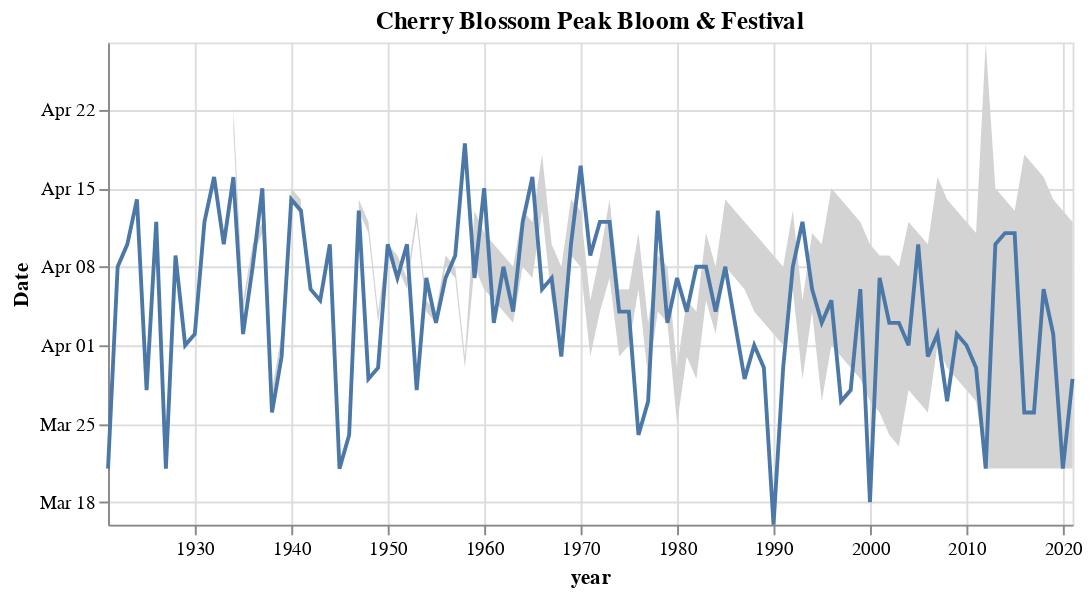

Notebook source saved alongside this figure:
### Code cell
chart1 = (alt.Chart(df)
 .mark_line()
 .encode(
     x=alt.X("year:T"),
     y=alt.Y("monthdate(peak_bloom_date):T", title="Date")
 ).properties(title="Cherry Blossom Peak Bloom",
             width=500, height=250)
)

chart2 = (alt.Chart(df)
 .mark_area(color="#d3d3d3")
 .encode(
     x="year:T",
     y="monthdate(festival_start_date):T",
     y2="monthdate(festival_end_date):T"
 ).properties(title="Cherry Blossom Festival Duration")
)


(chart2 + chart1).properties(title="Cherry Blossom Peak Bloom & Festival")

### Figure 1 — Vega-Lite specification as saved in the notebook (floating-point values rounded to 4 significant figures)
{"usermeta": {"embedOptions": {"theme": "quartz"}}, "config": {"view": {"continuousWidth": 400, "continuousHeight": 300}}, "layer": [{"mark": {"type": "area", "color": "#d3d3d3"}, "encoding": {"x": {"type": "temporal", "field": "year"}, "y": {"type": "temporal", "field": "festival_start_date", "timeUnit": "monthdate"}, "y2": {"field": "festival_end_date", "timeUnit": "monthdate"}}, "title": "Cherry Blossom Festival Duration"}, {"mark": "line", "encoding": {"x": {"type": "temporal", "field": "year"}, "y": {"type": "temporal", "field": "peak_bloom_date", "timeUnit": "monthdate", "title": "Date"}}, "height": 250, "title": "Cherry Blossom Peak Bloom", "width": 500}], "data": {"name": "data-c7364feae540cafd67dadcd6ebe11504"}, "title": "Cherry Blossom Peak Bloom & Festival", "$schema": "https://vega.github.io/schema/vega-lite/v4.8.1.json", "datasets": {"data-c7364feae540cafd67dadcd6ebe11504": [{"year": "1921", "peak_bloom": 79, "festival_start": null, "festival_duration": null, "peak_bloom_date": "1921-03-21T00:00:00", "festival_start_date": "", "festival_end_date": ""}, {"year": "1922", "peak_bloom": 97, "festival_start": null, "festival_duration": null, "peak_bloom_date": "1922-04-08T00:00:00", "festival_start_date": "", "festival_end_date": ""}, {"year": "1923", "peak_bloom": 99, "festival_start": null, "festival_duration": null, "peak_bloom_date": "1923-04-10T00:00:00", "festival_start_date": "", "festival_end_date": ""}, {"year": "1924", "peak_bloom": 104, "festival_start": null, "festival_duration": null, "peak_bloom_date": "1924-04-14T00:00:00", "festival_start_date": "", "festival_end_date": ""}, {"year": "1925", "peak_bloom": 86, "festival_start": null, "festival_duration": null, "peak_bloom_date": "1925-03-28T00:00:00", "festival_start_date": "", "festival_end_date": ""}, {"year": "1926", "peak_bloom": 101, "festival_start": null, "festival_duration": null, "peak_bloom_date": "1926-04-12T00:00:00", "festival_start_date": "", "festival_end_date": ""}, {"year": "1927", "peak_bloom": 79, "festival_start": null, "festival_duration": null, "peak_bloom_date": "1927-03-21T00:00:00", "festival_start_date": "", "festival_end_date": ""}, {"year": "1928", "peak_bloom": 99, "festival_start": null, "festival_duration": null, "peak_bloom_date": "1928-04-09T00:00:00", "festival_start_date": "", "festival_end_date": ""}, {"year": "1929", "peak_bloom": 90, "festival_start": null, "festival_duration": null, "peak_bloom_date": "1929-04-01T00:00:00", "festival_start_date": "", "festival_end_date": ""}, {"year": "1930", "peak_bloom": 91, "festival_start": null, "festival_duration": null, "peak_bloom_date": "1930-04-02T00:00:00", "festival_start_date": "", "festival_end_date": ""}, {"year": "1931", "peak_bloom": 101, "festival_start": null, "festival_duration": null, "peak_bloom_date": "1931-04-12T00:00:00", "festival_start_date": "", "festival_end_date": ""}, {"year": "1932", "peak_bloom": 106, "festival_start": null, "festival_duration": null, "peak_bloom_date": "1932-04-16T00:00:00", "festival_start_date": "", "festival_end_date": ""}, {"year": "1933", "peak_bloom": 99, "festival_start": null, "festival_duration": null, "peak_bloom_date": "1933-04-10T00:00:00", "festival_start_date": "", "festival_end_date": ""}, {"year": "1934", "peak_bloom": 105, "festival_start": 109.0, "festival_duration": 2, "peak_bloom_date": "1934-04-16T00:00:00", "festival_start_date": "1934-04-20T00:00:00", "festival_end_date": "1934-04-22T00:00:00"}, {"year": "1935", "peak_bloom": 91, "festival_start": 93.0, "festival_duration": 1, "peak_bloom_date": "1935-04-02T00:00:00", "festival_start_date": "1935-04-04T00:00:00", "festival_end_date": "1935-04-05T00:00:00"}, {"year": "1936", "peak_bloom": 98, "festival_start": 99.0, "festival_duration": 1, "peak_bloom_date": "1936-04-08T00:00:00", "festival_start_date": "1936-04-09T00:00:00", "festival_end_date": "1936-04-10T00:00:00"}, {"year": "1937", "peak_bloom": 104, "festival_start": 100.0, "festival_duration": 1, "peak_bloom_date": "1937-04-15T00:00:00", "festival_start_date": "1937-04-11T00:00:00", "festival_end_date": "1937-04-12T00:00:00"}, {"year": "1938", "peak_bloom": 84, "festival_start": 85.0, "festival_duration": 1, "peak_bloom_date": "1938-03-26T00:00:00", "festival_start_date": "1938-03-27T00:00:00", "festival_end_date": "1938-03-28T00:00:00"}, {"year": "1939", "peak_bloom": 89, "festival_start": 90.0, "festival_duration": 1, "peak_bloom_date": "1939-03-31T00:00:00", "festival_start_date": "1939-04-01T00:00:00", "festival_end_date": "1939-04-02T00:00:00"}, {"year": "1940", "peak_bloom": 104, "festival_start": 104.0, "festival_duration": 1, "peak_bloom_date": "1940-04-14T00:00:00", "festival_start_date": "1940-04-14T00:00:00", "festival_end_date": "1940-04-15T00:00:00"}, {"year": "1941", "peak_bloom": 102, "festival_start": 102.0, "festival_duration": 1, "peak_bloom_date": "1941-04-13T00:00:00", "festival_start_date": "1941-04-13T00:00:00", "festival_end_date": "1941-04-14T00:00:00"}, {"year": "1942", "peak_bloom": 95, "festival_start": null, "festival_duration": null, "peak_bloom_date": "1942-04-06T00:00:00", "festival_start_date": "", "festival_end_date": ""}, {"year": "1943", "peak_bloom": 94, "festival_start": null, "festival_duration": null, "peak_bloom_date": "1943-04-05T00:00:00", "festival_start_date": "", "festival_end_date": ""}, {"year": "1944", "peak_bloom": 100, "festival_start": null, "festival_duration": null, "peak_bloom_date": "1944-04-10T00:00:00", "festival_start_date": "", "festival_end_date": ""}, {"year": "1945", "peak_bloom": 79, "festival_start": null, "festival_duration": null, "peak_bloom_date": "1945-03-21T00:00:00", "festival_start_date": "", "festival_end_date": ""}, {"year": "1946", "peak_bloom": 82, "festival_start": null, "festival_duration": null, "peak_bloom_date": "1946-03-24T00:00:00", "festival_start_date": "", "festival_end_date": ""}, {"year": "1947", "peak_bloom": 102, "festival_start": 102.0, "festival_duration": 1, "peak_bloom_date": "1947-04-13T00:00:00", "festival_start_date": "1947-04-13T00:00:00", "festival_end_date": "1947-04-14T00:00:00"}, {"year": "1948", "peak_bloom": 88, "festival_start": 101.0, "festival_duration": 1, "peak_bloom_date": "1948-03-29T00:00:00", "festival_start_date": "1948-04-11T00:00:00", "festival_end_date": "1948-04-12T00:00:00"}, {"year": "1949", "peak_bloom": 88, "festival_start": 92.0, "festival_duration": 1, "peak_bloom_date": "1949-03-30T00:00:00", "festival_start_date": "1949-04-03T00:00:00", "festival_end_date": "1949-04-04T00:00:00"}, {"year": "1950", "peak_bloom": 99, "festival_start": 98.0, "festival_duration": 1, "peak_bloom_date": "1950-04-10T00:00:00", "festival_start_date": "1950-04-09T00:00:00", "festival_end_date": "1950-04-10T00:00:00"}, {"year": "1951", "peak_bloom": 96, "festival_start": 97.0, "festival_duration": 1, "peak_bloom_date": "1951-04-07T00:00:00", "festival_start_date": "1951-04-08T00:00:00", "festival_end_date": "1951-04-09T00:00:00"}, {"year": "1952", "peak_bloom": 100, "festival_start": 96.0, "festival_duration": 1, "peak_bloom_date": "1952-04-10T00:00:00", "festival_start_date": "1952-04-06T00:00:00", "festival_end_date": "1952-04-07T00:00:00"}, {"year": "1953", "peak_bloom": 86, "festival_start": 101.0, "festival_duration": 1, "peak_bloom_date": "1953-03-28T00:00:00", "festival_start_date": "1953-04-12T00:00:00", "festival_end_date": "1953-04-13T00:00:00"}, {"year": "1954", "peak_bloom": 96, "festival_start": 93.0, "festival_duration": 1, "peak_bloom_date": "1954-04-07T00:00:00", "festival_start_date": "1954-04-04T00:00:00", "festival_end_date": "1954-04-05T00:00:00"}, {"year": "1955", "peak_bloom": 92, "festival_start": 92.0, "festival_duration": 1, "peak_bloom_date": "1955-04-03T00:00:00", "festival_start_date": "1955-04-03T00:00:00", "festival_end_date": "1955-04-04T00:00:00"}, {"year": "1956", "peak_bloom": 97, "festival_start": 98.0, "festival_duration": 1, "peak_bloom_date": "1956-04-07T00:00:00", "festival_start_date": "1956-04-08T00:00:00", "festival_end_date": "1956-04-09T00:00:00"}, {"year": "1957", "peak_bloom": 98, "festival_start": 96.0, "festival_duration": 1, "peak_bloom_date": "1957-04-09T00:00:00", "festival_start_date": "1957-04-07T00:00:00", "festival_end_date": "1957-04-08T00:00:00"}, {"year": "1958", "peak_bloom": 108, "festival_start": 88.0, "festival_duration": 1, "peak_bloom_date": "1958-04-19T00:00:00", "festival_start_date": "1958-03-30T00:00:00", "festival_end_date": "1958-03-31T00:00:00"}, {"year": "1959", "peak_bloom": 96, "festival_start": 97.0, "festival_duration": 5, "peak_bloom_date": "1959-04-07T00:00:00", "festival_start_date": "1959-04-08T00:00:00", "festival_end_date": "1959-04-13T00:00:00"}, {"year": "1960", "peak_bloom": 105, "festival_start": 96.0, "festival_duration": 5, "peak_bloom_date": "1960-04-15T00:00:00", "festival_start_date": "1960-04-06T00:00:00", "festival_end_date": "1960-04-11T00:00:00"}, {"year": "1961", "peak_bloom": 92, "festival_start": 94.0, "festival_duration": 5, "peak_bloom_date": "1961-04-03T00:00:00", "festival_start_date": "1961-04-05T00:00:00", "festival_end_date": "1961-04-10T00:00:00"}, {"year": "1962", "peak_bloom": 97, "festival_start": 93.0, "festival_duration": 5, "peak_bloom_date": "1962-04-08T00:00:00", "festival_start_date": "1962-04-04T00:00:00", "festival_end_date": "1962-04-09T00:00:00"}, {"year": "1963", "peak_bloom": 93, "festival_start": 92.0, "festival_duration": 5, "peak_bloom_date": "1963-04-04T00:00:00", "festival_start_date": "1963-04-03T00:00:00", "festival_end_date": "1963-04-08T00:00:00"}, {"year": "1964", "peak_bloom": 102, "festival_start": 98.0, "festival_duration": 5, "peak_bloom_date": "1964-04-12T00:00:00", "festival_start_date": "1964-04-08T00:00:00", "festival_end_date": "1964-04-13T00:00:00"}, {"year": "1965", "peak_bloom": 105, "festival_start": 96.0, "festival_duration": 5, "peak_bloom_date": "1965-04-16T00:00:00", "festival_start_date": "1965-04-07T00:00:00", "festival_end_date": "1965-04-12T00:00:00"}, {"year": "1966", "peak_bloom": 95, "festival_start": 102.0, "festival_duration": 5, "peak_bloom_date": "1966-04-06T00:00:00", "festival_start_date": "1966-04-13T00:00:00", "festival_end_date": "1966-04-18T00:00:00"}, {"year": "1967", "peak_bloom": 96, "festival_start": 94.0, "festival_duration": 5, "peak_bloom_date": "1967-04-07T00:00:00", "festival_start_date": "1967-04-05T00:00:00", "festival_end_date": "1967-04-10T00:00:00"}, {"year": "1968", "peak_bloom": 90, "festival_start": 92.0, "festival_duration": 6, "peak_bloom_date": "1968-03-31T00:00:00", "festival_start_date": "1968-04-02T00:00:00", "festival_end_date": "1968-04-08T00:00:00"}, {"year": "1969", "peak_bloom": 99, "festival_start": 98.0, "festival_duration": 5, "peak_bloom_date": "1969-04-10T00:00:00", "festival_start_date": "1969-04-09T00:00:00", "festival_end_date": "1969-04-14T00:00:00"}, {"year": "1970", "peak_bloom": 106, "festival_start": 97.0, "festival_duration": 5, "peak_bloom_date": "1970-04-17T00:00:00", "festival_start_date": "1970-04-08T00:00:00", "festival_end_date": "1970-04-13T00:00:00"}, {"year": "1971", "peak_bloom": 98, "festival_start": 89.0, "festival_duration": 5, "peak_bloom_date": "1971-04-09T00:00:00", "festival_start_date": "1971-03-31T00:00:00", "festival_end_date": "1971-04-05T00:00:00"}, {"year": "1972", "peak_bloom": 102, "festival_start": 94.0, "festival_duration": 5, "peak_bloom_date": "1972-04-12T00:00:00", "festival_start_date": "1972-04-04T00:00:00", "festival_end_date": "1972-04-09T00:00:00"}, {"year": "1973", "peak_bloom": 101, "festival_start": 96.0, "festival_duration": 7, "peak_bloom_date": "1973-04-12T00:00:00", "festival_start_date": "1973-04-07T00:00:00", "festival_end_date": "1973-04-14T00:00:00"}, {"year": "1974", "peak_bloom": 93, "festival_start": 89.0, "festival_duration": 6, "peak_bloom_date": "1974-04-04T00:00:00", "festival_start_date": "1974-03-31T00:00:00", "festival_end_date": "1974-04-06T00:00:00"}, {"year": "1975", "peak_bloom": 93, "festival_start": 90.0, "festival_duration": 5, "peak_bloom_date": "1975-04-04T00:00:00", "festival_start_date": "1975-04-01T00:00:00", "festival_end_date": "1975-04-06T00:00:00"}, {"year": "1976", "peak_bloom": 83, "festival_start": 96.0, "festival_duration": 5, "peak_bloom_date": "1976-03-24T00:00:00", "festival_start_date": "1976-04-06T00:00:00", "festival_end_date": "1976-04-11T00:00:00"}, {"year": "1977", "peak_bloom": 85, "festival_start": 87.0, "festival_duration": 5, "peak_bloom_date": "1977-03-27T00:00:00", "festival_start_date": "1977-03-29T00:00:00", "festival_end_date": "1977-04-03T00:00:00"}, {"year": "1978", "peak_bloom": 102, "festival_start": 93.0, "festival_duration": 5, "peak_bloom_date": "1978-04-13T00:00:00", "festival_start_date": "1978-04-04T00:00:00", "festival_end_date": "1978-04-09T00:00:00"}, {"year": "1979", "peak_bloom": 92, "festival_start": 92.0, "festival_duration": 5, "peak_bloom_date": "1979-04-03T00:00:00", "festival_start_date": "1979-04-03T00:00:00", "festival_end_date": "1979-04-08T00:00:00"}, {"year": "1980", "peak_bloom": 97, "festival_start": 84.0, "festival_duration": 5, "peak_bloom_date": "1980-04-07T00:00:00", "festival_start_date": "1980-03-25T00:00:00", "festival_end_date": "1980-03-30T00:00:00"}, {"year": "1981", "peak_bloom": 93, "festival_start": 89.0, "festival_duration": 5, "peak_bloom_date": "1981-04-04T00:00:00", "festival_start_date": "1981-03-31T00:00:00", "festival_end_date": "1981-04-05T00:00:00"}, {"year": "1982", "peak_bloom": 97, "festival_start": 87.0, "festival_duration": 6, "peak_bloom_date": "1982-04-08T00:00:00", "festival_start_date": "1982-03-29T00:00:00", "festival_end_date": "1982-04-04T00:00:00"}, {"year": "1983", "peak_bloom": 97, "festival_start": 94.0, "festival_duration": 6, "peak_bloom_date": "1983-04-08T00:00:00", "festival_start_date": "1983-04-05T00:00:00", "festival_end_date": "1983-04-11T00:00:00"}, {"year": "1984", "peak_bloom": 94, "festival_start": 92.0, "festival_duration": 6, "peak_bloom_date": "1984-04-04T00:00:00", "festival_start_date": "1984-04-02T00:00:00", "festival_end_date": "1984-04-08T00:00:00"}, {"year": "1985", "peak_bloom": 97, "festival_start": 97.0, "festival_duration": 6, "peak_bloom_date": "1985-04-08T00:00:00", "festival_start_date": "1985-04-08T00:00:00", "festival_end_date": "1985-04-14T00:00:00"}, {"year": "1986", "peak_bloom": 92, "festival_start": 96.0, "festival_duration": 6, "peak_bloom_date": "1986-04-03T00:00:00", "festival_start_date": "1986-04-07T00:00:00", "festival_end_date": "1986-04-13T00:00:00"}, {"year": "1987", "peak_bloom": 87, "festival_start": 95.0, "festival_duration": 6, "peak_bloom_date": "1987-03-29T00:00:00", "festival_start_date": "1987-04-06T00:00:00", "festival_end_date": "1987-04-12T00:00:00"}, {"year": "1988", "peak_bloom": 91, "festival_start": 94.0, "festival_duration": 7, "peak_bloom_date": "1988-04-01T00:00:00", "festival_start_date": "1988-04-04T00:00:00", "festival_end_date": "1988-04-11T00:00:00"}, {"year": "1989", "peak_bloom": 88, "festival_start": 92.0, "festival_duration": 7, "peak_bloom_date": "1989-03-30T00:00:00", "festival_start_date": "1989-04-03T00:00:00", "festival_end_date": "1989-04-10T00:00:00"}, {"year": "1990", "peak_bloom": 74, "festival_start": 91.0, "festival_duration": 7, "peak_bloom_date": "1990-03-16T00:00:00", "festival_start_date": "1990-04-02T00:00:00", "festival_end_date": "1990-04-09T00:00:00"}, {"year": "1991", "peak_bloom": 88, "festival_start": 90.0, "festival_duration": 7, "peak_bloom_date": "1991-03-30T00:00:00", "festival_start_date": "1991-04-01T00:00:00", "festival_end_date": "1991-04-08T00:00:00"}, {"year": "1992", "peak_bloom": 98, "festival_start": 96.0, "festival_duration": 7, "peak_bloom_date": "1992-04-08T00:00:00", "festival_start_date": "1992-04-06T00:00:00", "festival_end_date": "1992-04-13T00:00:00"}, {"year": "1993", "peak_bloom": 101, "festival_start": 87.0, "festival_duration": 7, "peak_bloom_date": "1993-04-12T00:00:00", "festival_start_date": "1993-03-29T00:00:00", "festival_end_date": "1993-04-05T00:00:00"}, {"year": "1994", "peak_bloom": 95, "festival_start": 93.0, "festival_duration": 7, "peak_bloom_date": "1994-04-06T00:00:00", "festival_start_date": "1994-04-04T00:00:00", "festival_end_date": "1994-04-11T00:00:00"}, {"year": "1995", "peak_bloom": 92, "festival_start": 85.0, "festival_duration": 14, "peak_bloom_date": "1995-04-03T00:00:00", "festival_start_date": "1995-03-27T00:00:00", "festival_end_date": "1995-04-10T00:00:00"}, {"year": "1996", "peak_bloom": 95, "festival_start": 91.0, "festival_duration": 14, "peak_bloom_date": "1996-04-05T00:00:00", "festival_start_date": "1996-04-01T00:00:00", "festival_end_date": "1996-04-15T00:00:00"}, {"year": "1997", "peak_bloom": 85, "festival_start": 89.0, "festival_duration": 14, "peak_bloom_date": "1997-03-27T00:00:00", "festival_start_date": "1997-03-31T00:00:00", "festival_end_date": "1997-04-14T00:00:00"}, {"year": "1998", "peak_bloom": 86, "festival_start": 88.0, "festival_duration": 14, "peak_bloom_date": "1998-03-28T00:00:00", "festival_start_date": "1998-03-30T00:00:00", "festival_end_date": "1998-04-13T00:00:00"}, {"year": "1999", "peak_bloom": 95, "festival_start": 87.0, "festival_duration": 14, "peak_bloom_date": "1999-04-06T00:00:00", "festival_start_date": "1999-03-29T00:00:00", "festival_end_date": "1999-04-12T00:00:00"}, {"year": "2000", "peak_bloom": 77, "festival_start": 86.0, "festival_duration": 14, "peak_bloom_date": "2000-03-18T00:00:00", "festival_start_date": "2000-03-27T00:00:00", "festival_end_date": "2000-04-10T00:00:00"}, {"year": "2001", "peak_bloom": 96, "festival_start": 84.0, "festival_duration": 14, "peak_bloom_date": "2001-04-07T00:00:00", "festival_start_date": "2001-03-26T00:00:00", "festival_end_date": "2001-04-09T00:00:00"}, {"year": "2002", "peak_bloom": 92, "festival_start": 82.0, "festival_duration": 16, "peak_bloom_date": "2002-04-03T00:00:00", "festival_start_date": "2002-03-24T00:00:00", "festival_end_date": "2002-04-09T00:00:00"}, {"year": "2003", "peak_bloom": 92, "festival_start": 81.0, "festival_duration": 16, "peak_bloom_date": "2003-04-03T00:00:00", "festival_start_date": "2003-03-23T00:00:00", "festival_end_date": "2003-04-08T00:00:00"}, {"year": "2004", "peak_bloom": 91, "festival_start": 87.0, "festival_duration": 15, "peak_bloom_date": "2004-04-01T00:00:00", "festival_start_date": "2004-03-28T00:00:00", "festival_end_date": "2004-04-12T00:00:00"}, {"year": "2005", "peak_bloom": 99, "festival_start": 85.0, "festival_duration": 15, "peak_bloom_date": "2005-04-10T00:00:00", "festival_start_date": "2005-03-27T00:00:00", "festival_end_date": "2005-04-11T00:00:00"}, {"year": "2006", "peak_bloom": 89, "festival_start": 84.0, "festival_duration": 15, "peak_bloom_date": "2006-03-31T00:00:00", "festival_start_date": "2006-03-26T00:00:00", "festival_end_date": "2006-04-10T00:00:00"}, {"year": "2007", "peak_bloom": 91, "festival_start": 90.0, "festival_duration": 15, "peak_bloom_date": "2007-04-02T00:00:00", "festival_start_date": "2007-04-01T00:00:00", "festival_end_date": "2007-04-16T00:00:00"}, {"year": "2008", "peak_bloom": 86, "festival_start": 89.0, "festival_duration": 15, "peak_bloom_date": "2008-03-27T00:00:00", "festival_start_date": "2008-03-30T00:00:00", "festival_end_date": "2008-04-14T00:00:00"}, {"year": "2009", "peak_bloom": 91, "festival_start": 87.0, "festival_duration": 15, "peak_bloom_date": "2009-04-02T00:00:00", "festival_start_date": "2009-03-29T00:00:00", "festival_end_date": "2009-04-13T00:00:00"}, {"year": "2010", "peak_bloom": 90, "festival_start": 86.0, "festival_duration": 15, "peak_bloom_date": "2010-04-01T00:00:00", "festival_start_date": "2010-03-28T00:00:00", "festival_end_date": "2010-04-12T00:00:00"}, {"year": "2011", "peak_bloom": 88, "festival_start": 85.0, "festival_duration": 15, "peak_bloom_date": "2011-03-30T00:00:00", "festival_start_date": "2011-03-27T00:00:00", "festival_end_date": "2011-04-11T00:00:00"}, {"year": "2012", "peak_bloom": 80, "festival_start": 80.0, "festival_duration": 38, "peak_bloom_date": "2012-03-21T00:00:00", "festival_start_date": "2012-03-21T00:00:00", "festival_end_date": "2012-04-28T00:00:00"}, {"year": "2013", "peak_bloom": 99, "festival_start": 79.0, "festival_duration": 25, "peak_bloom_date": "2013-04-10T00:00:00", "festival_start_date": "2013-03-21T00:00:00", "festival_end_date": "2013-04-15T00:00:00"}, {"year": "2014", "peak_bloom": 100, "festival_start": 79.0, "festival_duration": 24, "peak_bloom_date": "2014-04-11T00:00:00", "festival_start_date": "2014-03-21T00:00:00", "festival_end_date": "2014-04-14T00:00:00"}, {"year": "2015", "peak_bloom": 100, "festival_start": 79.0, "festival_duration": 23, "peak_bloom_date": "2015-04-11T00:00:00", "festival_start_date": "2015-03-21T00:00:00", "festival_end_date": "2015-04-13T00:00:00"}, {"year": "2016", "peak_bloom": 85, "festival_start": 80.0, "festival_duration": 28, "peak_bloom_date": "2016-03-26T00:00:00", "festival_start_date": "2016-03-21T00:00:00", "festival_end_date": "2016-04-18T00:00:00"}, {"year": "2017", "peak_bloom": 84, "festival_start": 79.0, "festival_duration": 27, "peak_bloom_date": "2017-03-26T00:00:00", "festival_start_date": "2017-03-21T00:00:00", "festival_end_date": "2017-04-17T00:00:00"}, {"year": "2018", "peak_bloom": 95, "festival_start": 79.0, "festival_duration": 26, "peak_bloom_date": "2018-04-06T00:00:00", "festival_start_date": "2018-03-21T00:00:00", "festival_end_date": "2018-04-16T00:00:00"}, {"year": "2019", "peak_bloom": 91, "festival_start": 79.0, "festival_duration": 24, "peak_bloom_date": "2019-04-02T00:00:00", "festival_start_date": "2019-03-21T00:00:00", "festival_end_date": "2019-04-14T00:00:00"}, {"year": "2020", "peak_bloom": 80, "festival_start": 80.0, "festival_duration": 23, "peak_bloom_date": "2020-03-21T00:00:00", "festival_start_date": "2020-03-21T00:00:00", "festival_end_date": "2020-04-13T00:00:00"}, {"year": "2021", "peak_bloom": 87, "festival_start": 79.0, "festival_duration": 22, "peak_bloom_date": "2021-03-29T00:00:00", "festival_start_date": "2021-03-21T00:00:00", "festival_end_date": "2021-04-12T00:00:00"}]}}
